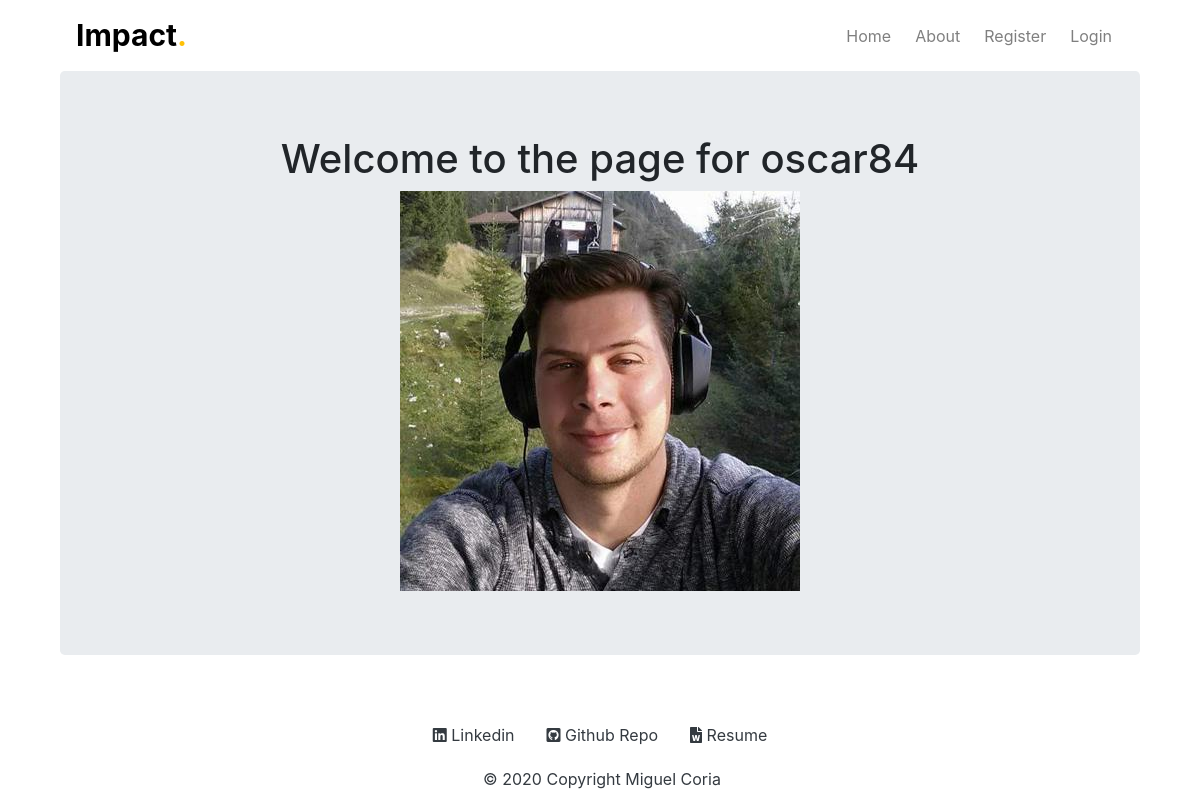
/oscar84, run on an earlier commit of the app's database.
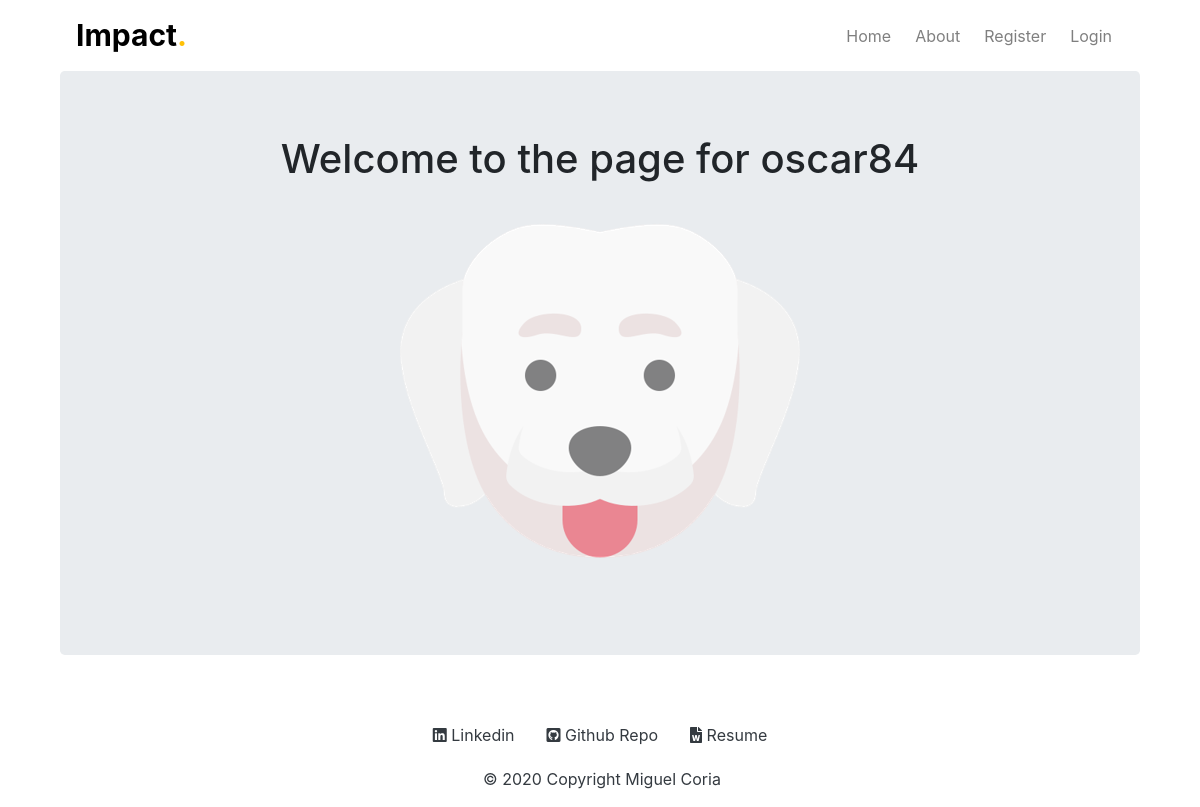
And on a later commit of the database.
### impact/models.py (models this page shows, shortened)
class User(db.Model,UserMixin):
    __tablename__ = 'users'
    id = db.Column(db.Integer, primary_key=True)
    profile_image = db.Column(db.String(64), nullable=False, default='default_profile.png')
    email = db.Column(db.String(64), unique=True, index=True)
    username = db.Column(db.String(64), unique=True, index=True)
    password_hash = db.Column(db.String(128))
    posts = db.relationship("Post", backref="author", lazy=True)

### impact/users/views.py (the view)
@users.route("/<username>")
def user_posts(username):
    page = request.args.get('page', 1, type=int)
    user = User.query.filter_by(username=username).first_or_404()
    posts = Post.query.filter_by(author=user).order_by(Post.date.desc()).paginate(page=page, per_page=5)
    return render_template(('user_posts.html'), posts=posts, user=user)

### impact/templates/user_posts.html (shortened to what this page needs)
{% extends "base.html" %}
{% block content %}
<div class="container">
  <div class="jumbotron">
    <div align='center'>
      <h1>Welcome to the page for {{user.username}}</h1>
      <img src="{{url_for('static',filename='profile_pics/'+user.profile_image)}}" >
    </div>
  </div>
</div>
{% endblock %}

### impact/templates/base.html (shortened to what this page needs)
<!DOCTYPE html>
<html lang="en">
<head>
    <link rel="stylesheet" href="https://use.fontawesome.com/releases/v5.15.2/css/all.css"
>
    <link rel="stylesheet" href="https://maxcdn.bootstrapcdn.com/bootstrap/4.0.0/css/bootstrap.min.css"
>
    <link rel="stylesheet" type="text/css" href="{{ url_for('static',filename='styles/main.css') }}">
</head>
<body style="background-color: #ffffff;">
    <div class="container" style="background-color: #ffffff;">
    <nav class="navbar navbar-expand-lg navbar-light" style="background-color: #ffffff;">
        <div class="container-fluid">
            <a class="navbar-brand font-weight-bold logo-text" href="/" style="color: #000000;" >Impact<span class="text-warning">.</span></a>
            <div class="collapse navbar-collapse" id="navbarSupportedContent">
                <ul class="navbar-nav ml-auto mb-2 mb-lg-0 ">
                    <li class="nav-item p-1" aria-current="true">
                        <a class="nav-link" aria-current="page" href="{{url_for('core.index')}}">Home</a>
                    </li>
                    <li class="nav-item p-1">
                        <a class="nav-link" href="{{url_for('core.about')}}">About</a>
                    </li>
                    {% if current_user.is_authenticated %}
                    <li class="nav-item p-1">
                        <a class="nav-link" href="{{ url_for('users.account')}}" >Account</a>
                    </li>
                    <li class="nav-item p-1">
                        <a class="nav-link" href="#" >Create Post</a>
                    </li>
                    <li class="nav-item p-1">
                        <a class="nav-link" href="{{ url_for('users.logout')}}" >Logout</a>
                    </li>
                    {% else %}
                    <li class="nav-item p-1">
                        <a class="nav-link" href="{{ url_for('users.register')}}" >Register</a>
                    </li>
                    <li class="nav-item p-1">
                        <a class="nav-link" href="{{ url_for('users.login')}}" >Login</a>
                    </li>
                    {% endif %}
                </ul>
            </div>
        </div>
    </nav>
    </div>
    <div class="container">
        {% block content %}
        {% endblock%}
    </div>
    <footer class="text-center text-lg-start container fluid">
        <div class="d-flex justify-content-center p-1" style="background-color: #ffffff;">
            <a class="text-dark m-3" href="https://www.linkedin.com/in/miguel-coria-273888130/"><i class="fab fa-linkedin"></i> Linkedin</a>
            <a class="text-dark m-3" href="https://github.com/miguelcoria94"><i class="fab fa-github-square"></i> Github Repo</a>
            <a class="text-dark m-3" href="https://docs.google.com/document/d/16_YpkY8Qy2cX0o2C9MWXYYrV6i9SFTaa2LbqC3lco7s/edit"><i class="fas fa-file-word"></i> Resume</a>
        </div>
        <p class="text-dark pl-1 text-center" href="https://mcoria.com/">© 2020 Copyright Miguel Coria</p>
    </footer>
</body>
</html>

### impact/static/styles/main.css (style rules this page uses)
.logo-text { font-size: 30px !important; }

What changed in the data, as far as the page shows it:
changed User "oscar84": profile_image: a different picture
